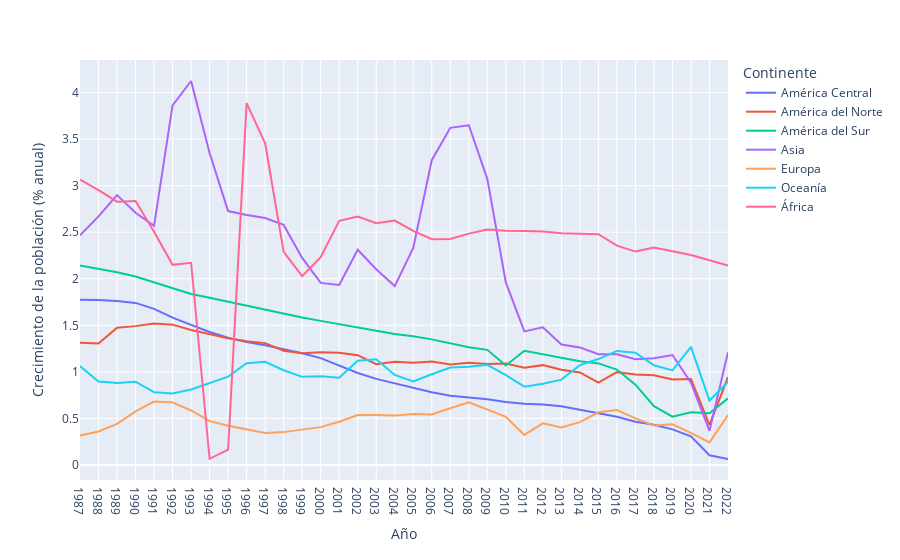
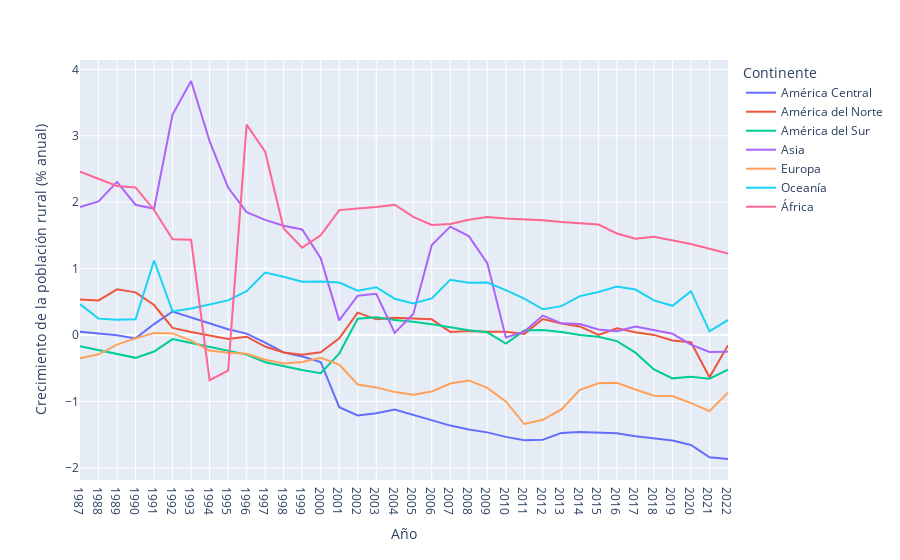
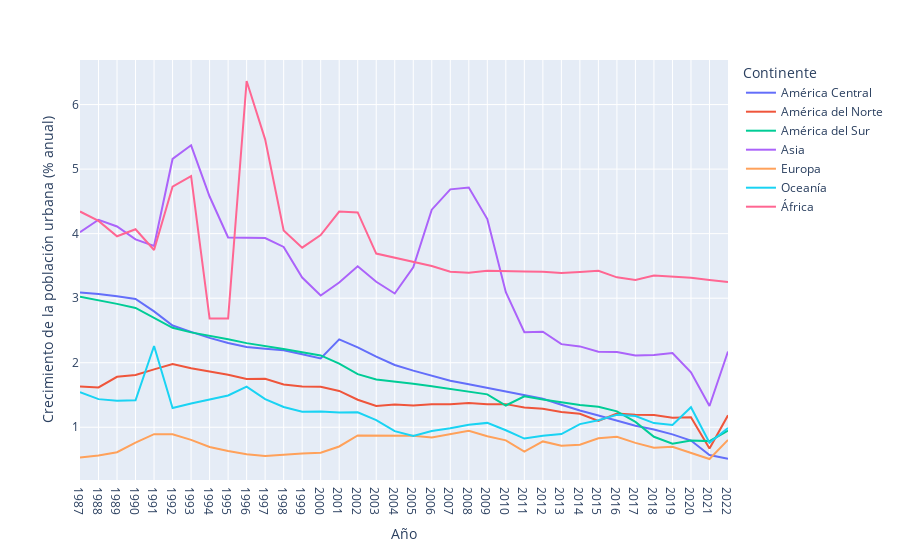

Here is the notebook cell these charts were saved with, in order:
### Code cell
for i in df_contientes.columns[2:5]:
    graficar_indicador(i)

### Figure 1 — Plotly figure (JSON) as saved in the notebook; plotly's stock layout.template omitted (floating-point values rounded to 4 significant figures)
{"data": [{"hovertemplate": "Continente=América Central<br>Año=%{x}<br>Crecimiento de la población (% anual)=%{y}<extra></extra>", "legendgroup": "América Central", "line": {"color": "#636efa", "dash": "solid"}, "marker": {"symbol": "circle"}, "mode": "lines", "name": "América Central", "orientation": "v", "showlegend": true, "type": "scatter", "x": ["1987", "1988", "1989", "1990", "1991", "1992", "1993", "1994", "1995", "1996", "1997", "1998", "1999", "2000", "2001", "2002", "2003", "2004", "2005", "2006", "2007", "2008", "2009", "2010", "2011", "2012", "2013", "2014", "2015", "2016", "2017", "2018", "2019", "2020", "2021", "2022"], "xaxis": "x", "y": [1.774, 1.772, 1.761, 1.741, 1.677, 1.583, 1.505, 1.428, 1.366, 1.319, 1.285, 1.246, 1.2, 1.148, 1.072, 0.9875, 0.9244, 0.8767, 0.8289, 0.7809, 0.7425, 0.7221, 0.7043, 0.6757, 0.6567, 0.6486, 0.6309, 0.5936, 0.5579, 0.5171, 0.4646, 0.4313, 0.3816, 0.3071, 0.1037, 0.06338], "yaxis": "y"}, {"hovertemplate": "Continente=América del Norte<br>Año=%{x}<br>Crecimiento de la población (% anual)=%{y}<extra></extra>", "legendgroup": "América del Norte", "line": {"color": "#EF553B", "dash": "solid"}, "marker": {"symbol": "circle"}, "mode": "lines", "name": "América del Norte", "orientation": "v", "showlegend": true, "type": "scatter", "x": ["1987", "1988", "1989", "1990", "1991", "1992", "1993", "1994", "1995", "1996", "1997", "1998", "1999", "2000", "2001", "2002", "2003", "2004", "2005", "2006", "2007", "2008", "2009", "2010", "2011", "2012", "2013", "2014", "2015", "2016", "2017", "2018", "2019", "2020", "2021", "2022"], "xaxis": "x", "y": [1.314, 1.305, 1.475, 1.491, 1.518, 1.507, 1.449, 1.409, 1.361, 1.33, 1.309, 1.227, 1.201, 1.21, 1.206, 1.179, 1.083, 1.109, 1.099, 1.112, 1.079, 1.099, 1.085, 1.089, 1.044, 1.072, 1.022, 0.9934, 0.8832, 0.9968, 0.9709, 0.9635, 0.9173, 0.9218, 0.4305, 0.9432], "yaxis": "y"}, {"hovertemplate": "Continente=América del Sur<br>Año=%{x}<br>Crecimiento de la población (% anual)=%{y}<extra></extra>", "legendgroup": "América del Sur", "line": {"color": "#00cc96", "dash": "solid"}, "marker": {"symbol": "circle"}, "mode": "lines", "name": "América del Sur", "orientation": "v", "showlegend": true, "type": "scatter", "x": ["1987", "1988", "1989", "1990", "1991", "1992", "1993", "1994", "1995", "1996", "1997", "1998", "1999", "2000", "2001", "2002", "2003", "2004", "2005", "2006", "2007", "2008", "2009", "2010", "2011", "2012", "2013", "2014", "2015", "2016", "2017", "2018", "2019", "2020", "2021", "2022"], "xaxis": "x", "y": [2.142, 2.109, 2.07, 2.025, 1.962, 1.891, 1.836, 1.797, 1.755, 1.705, 1.663, 1.623, 1.585, 1.547, 1.51, 1.481, 1.443, 1.407, 1.382, 1.349, 1.309, 1.265, 1.236, 1.068, 1.227, 1.192, 1.15, 1.114, 1.091, 1.024, 0.8628, 0.6305, 0.519, 0.5665, 0.5554, 0.7146], "yaxis": "y"}, {"hovertemplate": "Continente=Asia<br>Año=%{x}<br>Crecimiento de la población (% anual)=%{y}<extra></extra>", "legendgroup": "Asia", "line": {"color": "#ab63fa", "dash": "solid"}, "marker": {"symbol": "circle"}, "mode": "lines", "name": "Asia", "orientation": "v", "showlegend": true, "type": "scatter", "x": ["1987", "1988", "1989", "1990", "1991", "1992", "1993", "1994", "1995", "1996", "1997", "1998", "1999", "2000", "2001", "2002", "2003", "2004", "2005", "2006", "2007", "2008", "2009", "2010", "2011", "2012", "2013", "2014", "2015", "2016", "2017", "2018", "2019", "2020", "2021", "2022"], "xaxis": "x", "y": [2.467, 2.671, 2.899, 2.709, 2.569, 3.862, 4.125, 3.352, 2.728, 2.685, 2.653, 2.579, 2.224, 1.956, 1.933, 2.311, 2.102, 1.921, 2.331, 3.275, 3.622, 3.649, 3.074, 1.961, 1.435, 1.479, 1.293, 1.263, 1.188, 1.189, 1.135, 1.147, 1.181, 0.883, 0.3655, 1.212], "yaxis": "y"}, {"hovertemplate": "Continente=Europa<br>Año=%{x}<br>Crecimiento de la población (% anual)=%{y}<extra></extra>", "legendgroup": "Europa", "line": {"color": "#FFA15A", "dash": "solid"}, "marker": {"symbol": "circle"}, "mode": "lines", "name": "Europa", "orientation": "v", "showlegend": true, "type": "scatter", "x": ["1987", "1988", "1989", "1990", "1991", "1992", "1993", "1994", "1995", "1996", "1997", "1998", "1999", "2000", "2001", "2002", "2003", "2004", "2005", "2006", "2007", "2008", "2009", "2010", "2011", "2012", "2013", "2014", "2015", "2016", "2017", "2018", "2019", "2020", "2021", "2022"], "xaxis": "x", "y": [0.3164, 0.3588, 0.4405, 0.5748, 0.6811, 0.6713, 0.5849, 0.4701, 0.4204, 0.384, 0.344, 0.3522, 0.3772, 0.4057, 0.463, 0.5359, 0.5366, 0.5315, 0.5467, 0.5414, 0.609, 0.673, 0.5952, 0.5162, 0.3223, 0.4461, 0.4011, 0.4598, 0.5655, 0.5888, 0.4995, 0.4238, 0.4358, 0.3447, 0.2415, 0.535], "yaxis": "y"}, {"hovertemplate": "Continente=Oceanía<br>Año=%{x}<br>Crecimiento de la población (% anual)=%{y}<extra></extra>", "legendgroup": "Oceanía", "line": {"color": "#19d3f3", "dash": "solid"}, "marker": {"symbol": "circle"}, "mode": "lines", "name": "Oceanía", "orientation": "v", "showlegend": true, "type": "scatter", "x": ["1987", "1988", "1989", "1990", "1991", "1992", "1993", "1994", "1995", "1996", "1997", "1998", "1999", "2000", "2001", "2002", "2003", "2004", "2005", "2006", "2007", "2008", "2009", "2010", "2011", "2012", "2013", "2014", "2015", "2016", "2017", "2018", "2019", "2020", "2021", "2022"], "xaxis": "x", "y": [1.062, 0.8949, 0.879, 0.8942, 0.7813, 0.767, 0.8107, 0.8772, 0.948, 1.092, 1.107, 1.017, 0.946, 0.9527, 0.9374, 1.12, 1.136, 0.9663, 0.8962, 0.9738, 1.047, 1.055, 1.075, 0.9645, 0.8405, 0.8726, 0.916, 1.072, 1.137, 1.225, 1.206, 1.071, 1.016, 1.268, 0.6915, 0.8926], "yaxis": "y"}, {"hovertemplate": "Continente=África<br>Año=%{x}<br>Crecimiento de la población (% anual)=%{y}<extra></extra>", "legendgroup": "África", "line": {"color": "#FF6692", "dash": "solid"}, "marker": {"symbol": "circle"}, "mode": "lines", "name": "África", "orientation": "v", "showlegend": true, "type": "scatter", "x": ["1987", "1988", "1989", "1990", "1991", "1992", "1993", "1994", "1995", "1996", "1997", "1998", "1999", "2000", "2001", "2002", "2003", "2004", "2005", "2006", "2007", "2008", "2009", "2010", "2011", "2012", "2013", "2014", "2015", "2016", "2017", "2018", "2019", "2020", "2021", "2022"], "xaxis": "x", "y": [3.064, 2.953, 2.829, 2.835, 2.506, 2.15, 2.172, 0.06545, 0.1651, 3.888, 3.455, 2.29, 2.029, 2.232, 2.623, 2.668, 2.597, 2.626, 2.516, 2.426, 2.428, 2.485, 2.528, 2.517, 2.514, 2.508, 2.49, 2.484, 2.479, 2.356, 2.292, 2.335, 2.294, 2.255, 2.198, 2.142], "yaxis": "y"}], "layout": {"legend": {"title": {"text": "Continente"}, "tracegroupgap": 0}, "margin": {"t": 60}, "xaxis": {"anchor": "y", "domain": [0, 1], "title": {"text": "Año"}}, "yaxis": {"anchor": "x", "domain": [0, 1], "title": {"text": "Crecimiento de la población (% anual)"}}}}

### Figure 2 — Plotly figure (JSON) as saved in the notebook; plotly's stock layout.template omitted (floating-point values rounded to 4 significant figures)
{"data": [{"hovertemplate": "Continente=América Central<br>Año=%{x}<br>Crecimiento de la población rural (% anual)=%{y}<extra></extra>", "legendgroup": "América Central", "line": {"color": "#636efa", "dash": "solid"}, "marker": {"symbol": "circle"}, "mode": "lines", "name": "América Central", "orientation": "v", "showlegend": true, "type": "scatter", "x": ["1987", "1988", "1989", "1990", "1991", "1992", "1993", "1994", "1995", "1996", "1997", "1998", "1999", "2000", "2001", "2002", "2003", "2004", "2005", "2006", "2007", "2008", "2009", "2010", "2011", "2012", "2013", "2014", "2015", "2016", "2017", "2018", "2019", "2020", "2021", "2022"], "xaxis": "x", "y": [0.05109, 0.0239, -0.004274, -0.05041, 0.1653, 0.3546, 0.2626, 0.1669, 0.08639, 0.02191, -0.113, -0.2614, -0.3229, -0.4052, -1.087, -1.211, -1.177, -1.123, -1.202, -1.289, -1.363, -1.422, -1.465, -1.533, -1.584, -1.576, -1.473, -1.458, -1.469, -1.48, -1.525, -1.552, -1.589, -1.654, -1.842, -1.866], "yaxis": "y"}, {"hovertemplate": "Continente=América del Norte<br>Año=%{x}<br>Crecimiento de la población rural (% anual)=%{y}<extra></extra>", "legendgroup": "América del Norte", "line": {"color": "#EF553B", "dash": "solid"}, "marker": {"symbol": "circle"}, "mode": "lines", "name": "América del Norte", "orientation": "v", "showlegend": true, "type": "scatter", "x": ["1987", "1988", "1989", "1990", "1991", "1992", "1993", "1994", "1995", "1996", "1997", "1998", "1999", "2000", "2001", "2002", "2003", "2004", "2005", "2006", "2007", "2008", "2009", "2010", "2011", "2012", "2013", "2014", "2015", "2016", "2017", "2018", "2019", "2020", "2021", "2022"], "xaxis": "x", "y": [0.5341, 0.5208, 0.6883, 0.6434, 0.4525, 0.1083, 0.04478, -0.003126, -0.05784, -0.02497, -0.1733, -0.2634, -0.297, -0.2602, -0.04925, 0.3372, 0.237, 0.2595, 0.2522, 0.2374, 0.0476, 0.06209, 0.04821, 0.05096, 0.01793, 0.2414, 0.1734, 0.1296, 0.003599, 0.1014, 0.04274, 0.002462, -0.08116, -0.1072, -0.6354, -0.1528], "yaxis": "y"}, {"hovertemplate": "Continente=América del Sur<br>Año=%{x}<br>Crecimiento de la población rural (% anual)=%{y}<extra></extra>", "legendgroup": "América del Sur", "line": {"color": "#00cc96", "dash": "solid"}, "marker": {"symbol": "circle"}, "mode": "lines", "name": "América del Sur", "orientation": "v", "showlegend": true, "type": "scatter", "x": ["1987", "1988", "1989", "1990", "1991", "1992", "1993", "1994", "1995", "1996", "1997", "1998", "1999", "2000", "2001", "2002", "2003", "2004", "2005", "2006", "2007", "2008", "2009", "2010", "2011", "2012", "2013", "2014", "2015", "2016", "2017", "2018", "2019", "2020", "2021", "2022"], "xaxis": "x", "y": [-0.1675, -0.2244, -0.2774, -0.3432, -0.2479, -0.0605, -0.121, -0.1756, -0.229, -0.2947, -0.409, -0.4699, -0.5253, -0.5751, -0.2786, 0.2456, 0.2682, 0.2274, 0.2008, 0.162, 0.119, 0.07171, 0.04103, -0.1297, 0.06697, 0.07505, 0.04451, -0.0002246, -0.02414, -0.09162, -0.2649, -0.5166, -0.6522, -0.6264, -0.657, -0.5214], "yaxis": "y"}, {"hovertemplate": "Continente=Asia<br>Año=%{x}<br>Crecimiento de la población rural (% anual)=%{y}<extra></extra>", "legendgroup": "Asia", "line": {"color": "#ab63fa", "dash": "solid"}, "marker": {"symbol": "circle"}, "mode": "lines", "name": "Asia", "orientation": "v", "showlegend": true, "type": "scatter", "x": ["1987", "1988", "1989", "1990", "1991", "1992", "1993", "1994", "1995", "1996", "1997", "1998", "1999", "2000", "2001", "2002", "2003", "2004", "2005", "2006", "2007", "2008", "2009", "2010", "2011", "2012", "2013", "2014", "2015", "2016", "2017", "2018", "2019", "2020", "2021", "2022"], "xaxis": "x", "y": [1.928, 2.014, 2.306, 1.963, 1.903, 3.32, 3.826, 2.921, 2.221, 1.85, 1.735, 1.646, 1.59, 1.158, 0.2209, 0.5938, 0.6215, 0.03363, 0.3182, 1.356, 1.632, 1.49, 1.084, -0.03691, 0.05216, 0.2935, 0.1766, 0.1661, 0.08452, 0.05667, 0.1277, 0.07784, 0.02081, -0.1449, -0.2546, -0.2517], "yaxis": "y"}, {"hovertemplate": "Continente=Europa<br>Año=%{x}<br>Crecimiento de la población rural (% anual)=%{y}<extra></extra>", "legendgroup": "Europa", "line": {"color": "#FFA15A", "dash": "solid"}, "marker": {"symbol": "circle"}, "mode": "lines", "name": "Europa", "orientation": "v", "showlegend": true, "type": "scatter", "x": ["1987", "1988", "1989", "1990", "1991", "1992", "1993", "1994", "1995", "1996", "1997", "1998", "1999", "2000", "2001", "2002", "2003", "2004", "2005", "2006", "2007", "2008", "2009", "2010", "2011", "2012", "2013", "2014", "2015", "2016", "2017", "2018", "2019", "2020", "2021", "2022"], "xaxis": "x", "y": [-0.3485, -0.2897, -0.144, -0.04957, 0.03041, 0.02505, -0.08343, -0.2332, -0.2681, -0.2814, -0.3723, -0.4277, -0.4072, -0.3437, -0.4447, -0.7449, -0.788, -0.8588, -0.8981, -0.8502, -0.7304, -0.683, -0.7957, -1.0, -1.339, -1.275, -1.119, -0.8237, -0.7264, -0.7189, -0.82, -0.9124, -0.9194, -1.025, -1.145, -0.8679], "yaxis": "y"}, {"hovertemplate": "Continente=Oceanía<br>Año=%{x}<br>Crecimiento de la población rural (% anual)=%{y}<extra></extra>", "legendgroup": "Oceanía", "line": {"color": "#19d3f3", "dash": "solid"}, "marker": {"symbol": "circle"}, "mode": "lines", "name": "Oceanía", "orientation": "v", "showlegend": true, "type": "scatter", "x": ["1987", "1988", "1989", "1990", "1991", "1992", "1993", "1994", "1995", "1996", "1997", "1998", "1999", "2000", "2001", "2002", "2003", "2004", "2005", "2006", "2007", "2008", "2009", "2010", "2011", "2012", "2013", "2014", "2015", "2016", "2017", "2018", "2019", "2020", "2021", "2022"], "xaxis": "x", "y": [0.4657, 0.2475, 0.2305, 0.2363, 1.123, 0.3559, 0.4002, 0.4594, 0.5224, 0.6601, 0.9403, 0.8784, 0.803, 0.8082, 0.7907, 0.668, 0.7198, 0.5474, 0.4756, 0.5519, 0.8319, 0.7863, 0.7908, 0.676, 0.5488, 0.3885, 0.4359, 0.5861, 0.6477, 0.7321, 0.6857, 0.5219, 0.4402, 0.6605, 0.0557, 0.2274], "yaxis": "y"}, {"hovertemplate": "Continente=África<br>Año=%{x}<br>Crecimiento de la población rural (% anual)=%{y}<extra></extra>", "legendgroup": "África", "line": {"color": "#FF6692", "dash": "solid"}, "marker": {"symbol": "circle"}, "mode": "lines", "name": "África", "orientation": "v", "showlegend": true, "type": "scatter", "x": ["1987", "1988", "1989", "1990", "1991", "1992", "1993", "1994", "1995", "1996", "1997", "1998", "1999", "2000", "2001", "2002", "2003", "2004", "2005", "2006", "2007", "2008", "2009", "2010", "2011", "2012", "2013", "2014", "2015", "2016", "2017", "2018", "2019", "2020", "2021", "2022"], "xaxis": "x", "y": [2.46, 2.358, 2.245, 2.222, 1.884, 1.442, 1.434, -0.6803, -0.5356, 3.17, 2.76, 1.605, 1.317, 1.503, 1.882, 1.906, 1.928, 1.963, 1.78, 1.657, 1.672, 1.737, 1.777, 1.755, 1.745, 1.729, 1.703, 1.684, 1.665, 1.529, 1.452, 1.48, 1.425, 1.37, 1.301, 1.229], "yaxis": "y"}], "layout": {"legend": {"title": {"text": "Continente"}, "tracegroupgap": 0}, "margin": {"t": 60}, "xaxis": {"anchor": "y", "domain": [0, 1], "title": {"text": "Año"}}, "yaxis": {"anchor": "x", "domain": [0, 1], "title": {"text": "Crecimiento de la población rural (% anual)"}}}}

### Figure 3 — Plotly figure (JSON) as saved in the notebook; plotly's stock layout.template omitted (floating-point values rounded to 4 significant figures)
{"data": [{"hovertemplate": "Continente=América Central<br>Año=%{x}<br>Crecimiento de la población urbana (% anual)=%{y}<extra></extra>", "legendgroup": "América Central", "line": {"color": "#636efa", "dash": "solid"}, "marker": {"symbol": "circle"}, "mode": "lines", "name": "América Central", "orientation": "v", "showlegend": true, "type": "scatter", "x": ["1987", "1988", "1989", "1990", "1991", "1992", "1993", "1994", "1995", "1996", "1997", "1998", "1999", "2000", "2001", "2002", "2003", "2004", "2005", "2006", "2007", "2008", "2009", "2010", "2011", "2012", "2013", "2014", "2015", "2016", "2017", "2018", "2019", "2020", "2021", "2022"], "xaxis": "x", "y": [3.09, 3.066, 3.029, 2.989, 2.795, 2.576, 2.477, 2.385, 2.307, 2.243, 2.218, 2.194, 2.13, 2.067, 2.362, 2.239, 2.094, 1.965, 1.877, 1.794, 1.721, 1.667, 1.611, 1.552, 1.5, 1.443, 1.349, 1.259, 1.183, 1.104, 1.023, 0.9642, 0.89, 0.7943, 0.5703, 0.5113], "yaxis": "y"}, {"hovertemplate": "Continente=América del Norte<br>Año=%{x}<br>Crecimiento de la población urbana (% anual)=%{y}<extra></extra>", "legendgroup": "América del Norte", "line": {"color": "#EF553B", "dash": "solid"}, "marker": {"symbol": "circle"}, "mode": "lines", "name": "América del Norte", "orientation": "v", "showlegend": true, "type": "scatter", "x": ["1987", "1988", "1989", "1990", "1991", "1992", "1993", "1994", "1995", "1996", "1997", "1998", "1999", "2000", "2001", "2002", "2003", "2004", "2005", "2006", "2007", "2008", "2009", "2010", "2011", "2012", "2013", "2014", "2015", "2016", "2017", "2018", "2019", "2020", "2021", "2022"], "xaxis": "x", "y": [1.63, 1.617, 1.782, 1.81, 1.897, 1.979, 1.913, 1.867, 1.813, 1.748, 1.751, 1.663, 1.63, 1.626, 1.563, 1.427, 1.329, 1.353, 1.338, 1.355, 1.358, 1.375, 1.357, 1.358, 1.307, 1.286, 1.238, 1.209, 1.1, 1.214, 1.192, 1.189, 1.148, 1.156, 0.6693, 1.185], "yaxis": "y"}, {"hovertemplate": "Continente=América del Sur<br>Año=%{x}<br>Crecimiento de la población urbana (% anual)=%{y}<extra></extra>", "legendgroup": "América del Sur", "line": {"color": "#00cc96", "dash": "solid"}, "marker": {"symbol": "circle"}, "mode": "lines", "name": "América del Sur", "orientation": "v", "showlegend": true, "type": "scatter", "x": ["1987", "1988", "1989", "1990", "1991", "1992", "1993", "1994", "1995", "1996", "1997", "1998", "1999", "2000", "2001", "2002", "2003", "2004", "2005", "2006", "2007", "2008", "2009", "2010", "2011", "2012", "2013", "2014", "2015", "2016", "2017", "2018", "2019", "2020", "2021", "2022"], "xaxis": "x", "y": [3.023, 2.972, 2.912, 2.85, 2.695, 2.541, 2.47, 2.419, 2.364, 2.303, 2.264, 2.214, 2.164, 2.114, 1.986, 1.824, 1.742, 1.702, 1.672, 1.635, 1.591, 1.543, 1.51, 1.337, 1.48, 1.429, 1.382, 1.344, 1.317, 1.246, 1.082, 0.8524, 0.7436, 0.7938, 0.7853, 0.9471], "yaxis": "y"}, {"hovertemplate": "Continente=Asia<br>Año=%{x}<br>Crecimiento de la población urbana (% anual)=%{y}<extra></extra>", "legendgroup": "Asia", "line": {"color": "#ab63fa", "dash": "solid"}, "marker": {"symbol": "circle"}, "mode": "lines", "name": "Asia", "orientation": "v", "showlegend": true, "type": "scatter", "x": ["1987", "1988", "1989", "1990", "1991", "1992", "1993", "1994", "1995", "1996", "1997", "1998", "1999", "2000", "2001", "2002", "2003", "2004", "2005", "2006", "2007", "2008", "2009", "2010", "2011", "2012", "2013", "2014", "2015", "2016", "2017", "2018", "2019", "2020", "2021", "2022"], "xaxis": "x", "y": [4.021, 4.215, 4.111, 3.912, 3.809, 5.158, 5.369, 4.576, 3.941, 3.936, 3.931, 3.794, 3.319, 3.042, 3.244, 3.495, 3.255, 3.073, 3.479, 4.372, 4.686, 4.713, 4.226, 3.092, 2.472, 2.482, 2.288, 2.253, 2.172, 2.167, 2.111, 2.121, 2.151, 1.85, 1.33, 2.174], "yaxis": "y"}, {"hovertemplate": "Continente=Europa<br>Año=%{x}<br>Crecimiento de la población urbana (% anual)=%{y}<extra></extra>", "legendgroup": "Europa", "line": {"color": "#FFA15A", "dash": "solid"}, "marker": {"symbol": "circle"}, "mode": "lines", "name": "Europa", "orientation": "v", "showlegend": true, "type": "scatter", "x": ["1987", "1988", "1989", "1990", "1991", "1992", "1993", "1994", "1995", "1996", "1997", "1998", "1999", "2000", "2001", "2002", "2003", "2004", "2005", "2006", "2007", "2008", "2009", "2010", "2011", "2012", "2013", "2014", "2015", "2016", "2017", "2018", "2019", "2020", "2021", "2022"], "xaxis": "x", "y": [0.5316, 0.5612, 0.613, 0.7608, 0.8937, 0.8906, 0.8045, 0.6947, 0.6323, 0.5813, 0.5531, 0.5752, 0.5938, 0.6046, 0.7023, 0.8735, 0.8703, 0.8604, 0.8686, 0.8402, 0.8874, 0.9444, 0.8619, 0.797, 0.6231, 0.7805, 0.7147, 0.7294, 0.8303, 0.8512, 0.7586, 0.6843, 0.6988, 0.6092, 0.5083, 0.804], "yaxis": "y"}, {"hovertemplate": "Continente=Oceanía<br>Año=%{x}<br>Crecimiento de la población urbana (% anual)=%{y}<extra></extra>", "legendgroup": "Oceanía", "line": {"color": "#19d3f3", "dash": "solid"}, "marker": {"symbol": "circle"}, "mode": "lines", "name": "Oceanía", "orientation": "v", "showlegend": true, "type": "scatter", "x": ["1987", "1988", "1989", "1990", "1991", "1992", "1993", "1994", "1995", "1996", "1997", "1998", "1999", "2000", "2001", "2002", "2003", "2004", "2005", "2006", "2007", "2008", "2009", "2010", "2011", "2012", "2013", "2014", "2015", "2016", "2017", "2018", "2019", "2020", "2021", "2022"], "xaxis": "x", "y": [1.544, 1.436, 1.41, 1.419, 2.258, 1.299, 1.368, 1.427, 1.492, 1.629, 1.437, 1.314, 1.24, 1.245, 1.228, 1.231, 1.112, 0.9398, 0.8661, 0.9412, 0.9835, 1.039, 1.068, 0.9539, 0.8251, 0.8677, 0.8946, 1.049, 1.109, 1.193, 1.175, 1.064, 1.035, 1.311, 0.7603, 0.9892], "yaxis": "y"}, {"hovertemplate": "Continente=África<br>Año=%{x}<br>Crecimiento de la población urbana (% anual)=%{y}<extra></extra>", "legendgroup": "África", "line": {"color": "#FF6692", "dash": "solid"}, "marker": {"symbol": "circle"}, "mode": "lines", "name": "África", "orientation": "v", "showlegend": true, "type": "scatter", "x": ["1987", "1988", "1989", "1990", "1991", "1992", "1993", "1994", "1995", "1996", "1997", "1998", "1999", "2000", "2001", "2002", "2003", "2004", "2005", "2006", "2007", "2008", "2009", "2010", "2011", "2012", "2013", "2014", "2015", "2016", "2017", "2018", "2019", "2020", "2021", "2022"], "xaxis": "x", "y": [4.343, 4.197, 3.959, 4.067, 3.746, 4.728, 4.891, 2.684, 2.685, 6.365, 5.461, 4.051, 3.784, 3.978, 4.342, 4.33, 3.691, 3.63, 3.572, 3.5, 3.411, 3.395, 3.426, 3.414, 3.412, 3.408, 3.39, 3.407, 3.424, 3.323, 3.283, 3.35, 3.332, 3.317, 3.283, 3.249], "yaxis": "y"}], "layout": {"legend": {"title": {"text": "Continente"}, "tracegroupgap": 0}, "margin": {"t": 60}, "xaxis": {"anchor": "y", "domain": [0, 1], "title": {"text": "Año"}}, "yaxis": {"anchor": "x", "domain": [0, 1], "title": {"text": "Crecimiento de la población urbana (% anual)"}}}}
